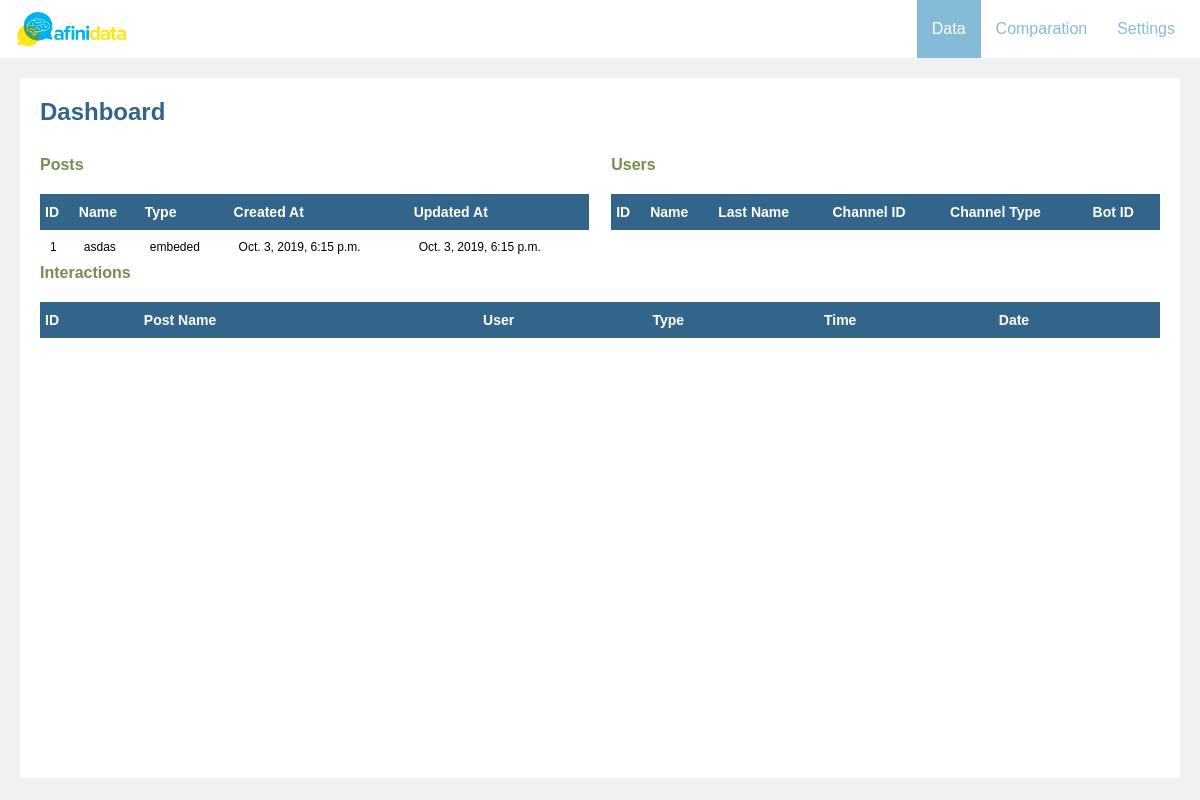
Page /dashboard/ on the earlier database version.
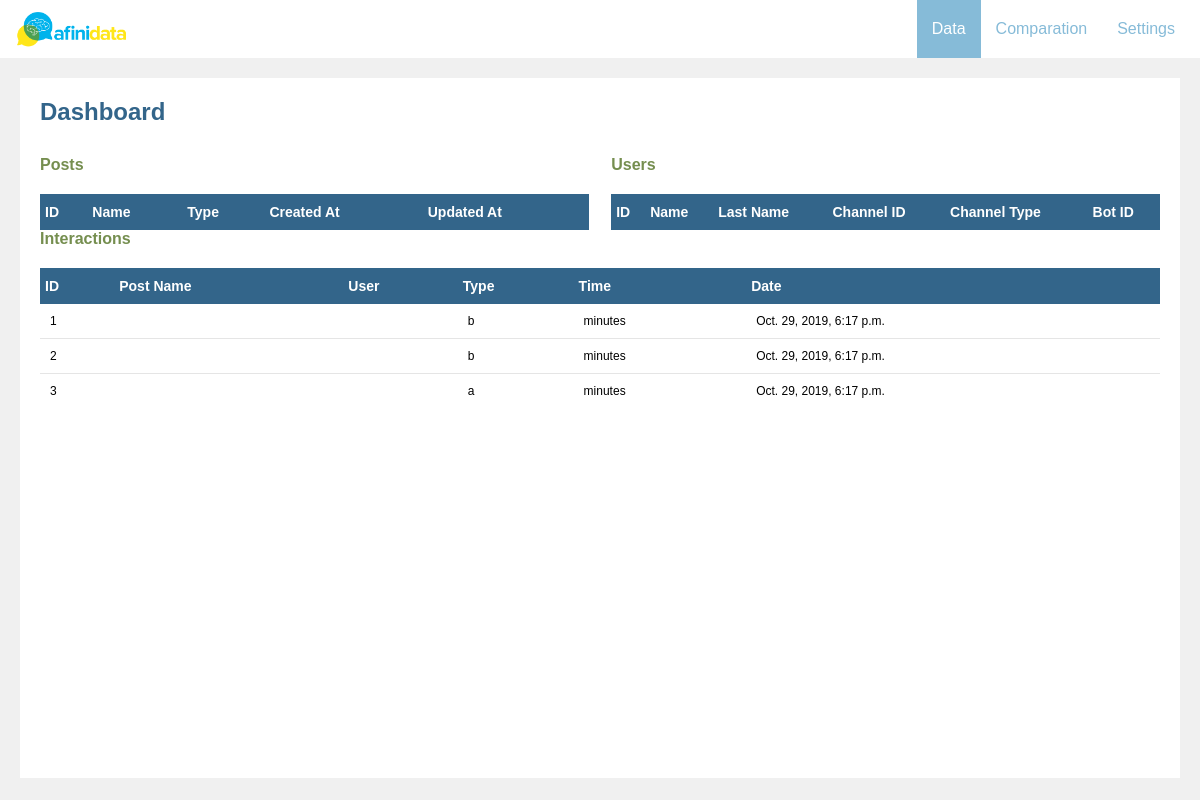
Same page on the later database version.
### posts/models.py (models this page shows, shortened)
class Post(models.Model):
    name = models.CharField(max_length=255)
    status = models.CharField(choices=STATUS_CHOICES, max_length=255, default='draft')
    type = models.CharField(max_length=255, default='embeded', choices=POST_TYPE_CHOICES)
    content = models.TextField()
    content_activity = models.TextField()
    user = models.ForeignKey(User, on_delete=models.CASCADE)
    min_range = models.IntegerField(null=True, default=0)
    max_range = models.IntegerField(null=True, default=72)
    preview = models.TextField()
    new = models.BooleanField(default=False)
    thumbnail = models.TextField()
    area_id = models.IntegerField(null=True, default=1)
    created_at = models.DateTimeField(auto_now_add=True)
    updated_at = models.DateTimeField(auto_now=True)

class Interaction(models.Model):
    post = models.ForeignKey(Post, on_delete=models.CASCADE, null=True)
    user_id = models.IntegerField(default=0)
    username = models.CharField(max_length=255, null=True)
    channel_id = models.CharField(default="", max_length=50)
    bot_id = models.IntegerField(default=1)
    type = models.CharField(max_length=255, default='open')
    value = models.IntegerField(default=0)
    created_at = models.DateTimeField(auto_now_add=True)
    updated_at = models.DateTimeField(auto_now=True)

### dash/views.py (the view)
# urls.py: path('', DashView.as_view(), name="index")
class DashView(TemplateView):
    template_name = 'dash/index.html'
    def get_context_data(self, **kwargs):
        posts = Post.objects.all()
        users = User.objects.all()
        interactions = Interaction.objects.all()
        users_data = UserData.objects.all()
        return dict(posts=posts, users=users, interactions=interactions, users_data=users_data)

### dash/templates/dash/index.html (shortened to what this page needs)
{% load staticfiles %}
<!doctype html>
<html lang="en">
<head>
    <link rel="stylesheet" href="{% static 'stylesheets/style.css' %}">
    <link rel="stylesheet" href="{% static 'stylesheets/dashboard.css' %}">
</head>
<body>
    <header class="main-header">
        <h1 class="logo">
            <img src="{% static 'images/logo.png' %}" alt="">
        </h1>
        <nav class="main-nav">
            <ul>
                <li class="active"><a href="#">Data</a></li>
                <li><a href="#">Comparation</a></li>
                <li><a href="#">Settings</a></li>
            </ul>
        </nav>
    </header>
    <section class="dashboard-content">
        <h2>Dashboard</h2>
        <div class="two-collumns">
            <div>
                <h4>Posts</h4>
                <table>
                    <tr>
                        <th>ID</th>
                        <th>Name</th>
                        <th>Type</th>
                        <th>Created At</th>
                        <th>Updated At</th>
                    </tr>
                    {% for post in posts %}
                        <tr>
                            <td>{{ post.pk }}</td>
                            <td>{{ post.name }}</td>
                            <td>{{ post.type }}</td>
                            <td>{{ post.created_at }}</td>
                            <td>{{ post.updated_at }}</td>
                        </tr>
                    {% endfor %}
                </table>
            </div>
            <div>
                <h4>Users</h4>
                <table>
                    <tr>
                        <th>ID</th>
                        <th>Name</th>
                        <th>Last Name</th>
                        <th>Channel ID</th>
                        <th>Channel Type</th>
                        <th>Bot ID</th>
                    </tr>
                </table>
            </div>
        </div>
        <div>
            <h4>Interactions</h4>
            <table>
                <tr>
                    <th>ID</th>
                    <th>Post Name</th>
                    <th>User</th>
                    <th>Type</th>
                    <th>Time</th>
                    <th>Date</th>
                </tr>
                {% for interaction in interactions %}
                    <tr>
                        <td>{{ interaction.pk }}</td>
                        <td>
                        </td>
                        <td>
                        </td>
                        <td>
                            {{ interaction.type }}
                        </td>
                        <td>
                            {% if interaction.type == 'opened' %}
                                --
                            {% else %}
                                {{ interaction.minutes }} minutes
                            {% endif %}
                        </td>
                        <td>{{ interaction.created_at }}</td>
                    </tr>
                {% endfor %}
            </table>
        </div>
    </section>
</body>
</html>

### posts/static/stylesheets/style.css (style rules this page uses)
* { margin: 0; padding: 0; box-sizing: border-box; font-family: Arial; }
header { padding: 10px; display: flex; justify-content: center; }
header h1 { margin: 0; padding: 0; }
.logo { font-size: 0; }
.logo img { width: auto; max-width: 120px; }

### dash/static/stylesheets/dashboard.css (style rules this page uses)
* { margin: 0; padding: 0; box-sizing: border-box; font-family: Arial; }
body { background: #f0f0f0; }
.main-header { background: #fff; justify-content: space-between; padding: 0 10px; align-items: center; }
.main-nav { display: flex; align-items: center; }
.main-nav ul { display: flex; list-style-type: none; }
.main-nav a { color: #86bbd8; text-decoration: none; padding: 20px 15px; display: block; font-size: 16px; }
.main-nav li.active a { color: #fff; background: #86bbd8; }
.dashboard-content { background: #fff; margin: 20px; padding: 20px; height: auto; min-height: calc(100vh - 100px); }
.two-collumns { display: flex; justify-content: space-between; }
.two-collumns > * { width: 49%; }
table { width: 100%; margin: 20px 0 0; border: none; border-collapse: collapse; }
table th, table td { padding: 10px; font-size: 12px; }
table th { background: #33658a; text-align: left; border: none; color: #fff; font-size: 14px; padding: 10px 5px; }
table td { border-bottom: 1px solid rgba(0,0,0, .1) }
table tr:last-child td { border-bottom: none; }
h2 { color: #33658a; margin-bottom: 30px; }
h4 { color: #758e4f; }

Differences in the rows shown:
removed Post: pk "1", name "asdas", type "embeded", created_at "Oct. 3, 2019, 6:15 p.m.", updated_at "Oct. 3, 2019, 6:15 p.m."
added Interaction: pk "1", type "b", created_at "Oct. 29, 2019, 6:17 p.m."
added Interaction: pk "2", type "b", created_at "Oct. 29, 2019, 6:17 p.m."
added Interaction: pk "3", type "a", created_at "Oct. 29, 2019, 6:17 p.m."
